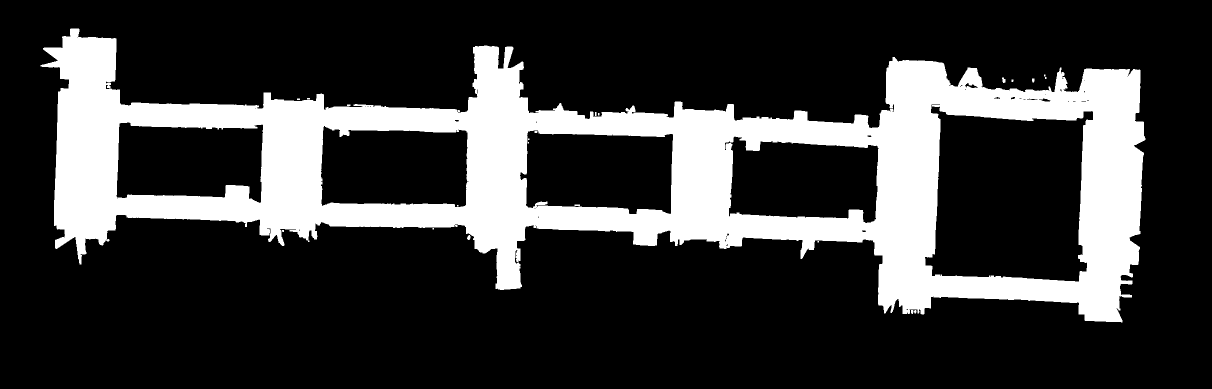
#> input picture diem_turtlebot_ws/src/map/linee_voronoi.pgm, 2424 x 777 px (shown at 1/2 size); its folder holds only this picture in this run
$ python topological_map.py linee_voronoi.pgm
#> lines starting #> are read from the running program, lines starting #| are printed output that depends on the picture; after the words box and inside, x2 and y2 are one past the last pixel; in counts of white or black regions, pixels touching at a corner belong together
# Importazione delle librerie necessarie
import os  # Modulo per interagire con il sistema operativo
import numpy as np  # Libreria per operazioni numeriche avanzate su array
import cv2  # Libreria OpenCV per l'elaborazione delle immagini
import networkx as ntx  # Libreria per la creazione e manipolazione di grafi
from scipy.ndimage import distance_transform_edt, convolve, generic_filter  # Funzioni per elaborazione di immagini
from skimage.morphology import skeletonize  # Funzione per scheletrizzare immagini binarie
from PIL import Image  # Libreria per la manipolazione delle immagini
import yaml  # Libreria per leggere e scrivere file YAML
import argparse  # Modulo per gestire gli argomenti da riga di comando
from sklearn.cluster import DBSCAN
from scipy.spatial import cKDTree
from skimage.draw import line as draw_line
import logging
import json

class CoordinateTransformer:
    """
    Classe per trasformare le coordinate tra il sistema di riferimento della mappa e i pixel dell'immagine.

    Parameters:
        image_height (int): Altezza dell'immagine in pixel.
        resolution (float): Risoluzione della mappa (metri per pixel).
        origin (tuple): Origine della mappa nel sistema di riferimento (x, y).
    """
    def __init__(self, image_height, resolution, origin):
        self.image_height = image_height
        self.resolution = resolution
        self.origin = origin  # (x_origin, y_origin)

    def pixel_to_map(self, node):
        """
        Converte le coordinate di un nodo da pixel a coordinate mappa con inversione dell'asse y.
        """
        y_pixel, x_pixel = node
        x_map = self.origin[0] + x_pixel * self.resolution
        y_map = self.origin[1] + (self.image_height - y_pixel) * self.resolution
        return x_map, y_map

    # [7 lines left out: function map_to_pixel, not called in this run]

class Config:
    """
    Classe di configurazione per i parametri della mappa e del grafo.

    Attributi:
        resolution (float): Risoluzione della mappa in metri per pixel.
        origin (tuple): Coordinate di origine della mappa (x, y).
        merge_threshold (int): Distanza in pixel per fondere i nodi vicini.
        max_connection_distance (int): Distanza massima in pixel per collegare i nodi nel grafo.
    """
    def __init__(self):
        self.resolution = 0.05  # metri per pixel
        self.origin = (-32.507755, -27.073547)  # (x_origin, y_origin)
        self.merge_threshold = 50  # in pixel
        self.max_connection_distance = 100000  # in pixel

# --- Funzioni di base ---

def load_map(image_path):
    """
    Carica la mappa di occupazione da un file immagine in scala di grigi.

    Parameters:
        image_path (str): Il percorso del file immagine da caricare.

    Returns:
        numpy.ndarray: L'immagine caricata in scala di grigi.
    """
    # Carica l'immagine in scala di grigi
    occupancy_grid = cv2.imread(image_path, cv2.IMREAD_GRAYSCALE)
    if occupancy_grid is None:
        # Solleva un'eccezione se l'immagine non può essere caricata
        raise FileNotFoundError(f"Errore: impossibile aprire il file {image_path}")
    return occupancy_grid  # Restituisce l'immagine caricata

def clean_map(occupancy_grid):
    """
    Applica trasformazioni morfologiche per rappresentare la mappa in forma di rettangoli orizzontali e verticali.

    Parameters:
        occupancy_grid (numpy.ndarray): L'immagine in scala di grigi della mappa.

    Returns:
        numpy.ndarray: La mappa trasformata in rettangoli.
    """
    # Kernel rettangolare grande per la chiusura
    kernel_close = cv2.getStructuringElement(cv2.MORPH_RECT, (60, 60)) #Questa chiusura iniziale utilizza un kernel grande, ideale per unire piccoli spazi tra rettangoli.
    closed_map = cv2.morphologyEx(occupancy_grid, cv2.MORPH_CLOSE, kernel_close)

    # Dilatazione per ampliare i rettangoli, mantenendo direzioni preferenziali
    kernel_dilate = cv2.getStructuringElement(cv2.MORPH_RECT, (25, 25))  # Più ampio in una direzione La dilatazione ha un kernel orientato più largo in una direzione, il che aiuta a espandere i rettangoli nelle direzioni orizzontale o verticale.
    dilated_map = cv2.dilate(closed_map, kernel_dilate, iterations=1)

    # Apertura per rimuovere piccole irregolarità e sporgenze
    kernel_open = cv2.getStructuringElement(cv2.MORPH_RECT, (40, 65)) # L'apertura con un kernel più piccolo rimuove dettagli indesiderati lasciando intatte le forme più grandi.
    opened_map = cv2.morphologyEx(dilated_map, cv2.MORPH_OPEN, kernel_open)

    # Erosione finale per riportare alla forma originale mantenendo i rettangoli
    kernel_erode = cv2.getStructuringElement(cv2.MORPH_RECT, (30, 30)) # L'erosione finale aiuta a ripulire i bordi e ridurre la struttura alla sua dimensione rettangolare più coerente.
    final_map = cv2.erode(opened_map, kernel_erode, iterations=1)

    return final_map

def create_binary_map(occupancy_grid):
    """
    Converte l'immagine della mappa in una mappa binaria.

    Parameters:
        occupancy_grid (numpy.ndarray): L'immagine in scala di grigi della mappa.

    Returns:
        numpy.ndarray: La mappa binaria risultante.
    """
    # Utilizza una soglia per binarizzare l'immagine
    # I pixel con valore superiore a 240 diventano 1 (bianco), altrimenti 0 (nero)
    _, binary_map = cv2.threshold(occupancy_grid, 240, 1, cv2.THRESH_BINARY)
    return binary_map  # Restituisce la mappa binaria

def compute_distance_map(binary_map):
    """
    Calcola la mappa delle distanze euclidee dai pixel non zero.

    Parameters:
        binary_map (numpy.ndarray): La mappa binaria della mappa.

    Returns:
        numpy.ndarray: La mappa delle distanze euclidee.
    """
    # Calcola la mappa delle distanze euclidee
    distance_map = distance_transform_edt(binary_map)
    return distance_map  # Restituisce la mappa delle distanze

def create_voronoi_lines(distance_map):
    """
    Crea le linee di Voronoi identificando i pixel con vicini di valori di distanza diversi.

    Parameters:
        distance_map (numpy.ndarray): La mappa delle distanze euclidee.

    Returns:
        numpy.ndarray: La mappa di Voronoi risultante.
    """
    # Definisce un kernel booleano per escludere il pixel centrale
    kernel = np.array([[1, 1, 1],
                       [1, 0, 1],
                       [1, 1, 1]], dtype=bool)

    # Definisce una funzione che calcola la differenza tra il valore massimo e minimo nella finestra
    def local_range(values):
        return values.max() - values.min()

    # Applica la funzione local_range su ogni pixel utilizzando il kernel
    local_ranges = generic_filter(distance_map, local_range, footprint=kernel)
    # Crea la mappa di Voronoi dove la differenza locale è maggiore di zero
    voronoi_map = (local_ranges > 0).astype(np.uint8)
    # Imposta i bordi a zero per coerenza con il metodo originale
    voronoi_map[0, :] = 0
    voronoi_map[-1, :] = 0
    voronoi_map[:, 0] = 0
    voronoi_map[:, -1] = 0

    return voronoi_map  # Restituisce la mappa di Voronoi

def skeletonize_voronoi(voronoi_map):
    """
    Scheletrizza la mappa di Voronoi per ottenere linee sottili.

    Parameters:
        voronoi_map (numpy.ndarray): La mappa di Voronoi.

    Returns:
        numpy.ndarray: L'immagine scheletrizzata della mappa di Voronoi.
    """
    # Scheletrizza la mappa di Voronoi
    return skeletonize(voronoi_map)

# [20 lines left out: function convert_to_map_coordinates, not called in this run]

# --- Funzione di verifica del percorso attraverso pixel bianchi ---
def create_topological_graph_using_skeleton(voronoi_skeleton, max_nodes=None, merge_threshold=50, max_connection_distance=100000, resolution=0.05, origin=(-32.507755, -27.073547), image_height=None):
    """
    Crea un grafo topologico basato sullo scheletro di Voronoi,
    con nodi distribuiti uniformemente sia lungo l'asse X che Y.
    I nodi vicini entro una certa soglia vengono fusi.
    """
    topo_map = ntx.Graph()

    # Definisce un kernel per contare i vicini (esclude il pixel centrale)
    kernel = np.array([[1, 1, 1],
                       [1, 0, 1],
                       [1, 1, 1]], dtype=int)

    # Conta il numero di vicini per ogni pixel dello scheletro
    neighbor_count = convolve(voronoi_skeleton.astype(int), kernel, mode='constant', cval=0)

    # Identifica i nodi agli incroci o estremità (dove il numero di vicini è diverso da 2)
    node_positions = np.column_stack(np.where((voronoi_skeleton == 1) & (neighbor_count != 2)))

    # Applica DBSCAN per fondere i nodi vicini
    clustering = DBSCAN(eps=merge_threshold, min_samples=1).fit(node_positions)

    # Calcola il centroide di ciascun cluster per ottenere i nodi fusi
    fused_nodes = []
    for cluster_id in np.unique(clustering.labels_):
        cluster_points = node_positions[clustering.labels_ == cluster_id]
        centroid = np.mean(cluster_points, axis=0).astype(int)
        fused_nodes.append(tuple(centroid))

    logging.info("Fusione dei nodi completata. Numero di nodi dopo la fusione: %d", len(fused_nodes))


    # Aggiunge i nodi fusi al grafo
    topo_map.add_nodes_from(fused_nodes)

    # Costruisce un KD-Tree per cercare nodi vicini efficientemente
    node_tree = cKDTree(fused_nodes)

    # Trova coppie di nodi entro la distanza massima
    pairs = node_tree.query_pairs(r=max_connection_distance)

    # Procedura per la creazione degli archi
    for i, j in pairs:
        node_i = fused_nodes[i]
        node_j = fused_nodes[j]
        if check_line_passes_through_skeleton(node_i, node_j, voronoi_skeleton):
            topo_map.add_edge(node_i, node_j)
            # Debug opzionale
            # print(f"Arco creato tra {node_i} e {node_j}")

    return topo_map


# Funzione di controllo del percorso attraverso lo scheletro
def check_line_passes_through_skeleton(node1, node2, skeleton):
    """
    Verifica se una linea tra due nodi passa interamente attraverso lo scheletro.
    """
    y0, x0 = node1  # Coordinate del primo nodo
    y1, x1 = node2  # Coordinate del secondo nodo

    # Usa l'algoritmo di Bresenham per ottenere i pixel lungo la linea
    rr, cc = draw_line(y0, x0, y1, x1)

    # Verifica che gli indici siano all'interno dei limiti dell'immagine
    valid_indices = (rr >= 0) & (rr < skeleton.shape[0]) & \
                    (cc >= 0) & (cc < skeleton.shape[1])
    rr = rr[valid_indices]
    cc = cc[valid_indices]

    # Verifica se tutti i punti lungo la linea appartengono allo scheletro
    return np.all(skeleton[rr, cc] == 1)


# --- Funzione per convertire i valori in formati Python standard ---
# [31 lines left out: functions numpy_to_python, save_waypoints_as_yaml, not called in this run]

# --- Funzione per salvare un'immagine PGM ---

def save_as_pgm(image, filename):
    """
    Salva un'immagine numpy array in formato PGM.

    Parameters:
        image (numpy.ndarray): L'immagine da salvare.
        filename (str): Il percorso del file dove salvare l'immagine.
    """
    # Converte l'immagine in uint8 e scala i valori da 0 a 255 se necessario
    Image.fromarray((image * 255).astype(np.uint8)).save(filename)


def save_graph_as_json(topo_map, filename, transformer):
    """
    Salva il grafo topologico con i nodi e archi in formato JSON.

    Parameters:
        topo_map (networkx.Graph): Il grafo topologico con i nodi e archi.
        filename (str): Il percorso del file JSON in cui salvare il grafo.
        transformer (CoordinateTransformer): Oggetto per trasformare le coordinate pixel in coordinate mappa.
    """
    # Converte i nodi in coordinate mappa e li aggiunge a una lista di nodi
    nodes = []
    for i, node in enumerate(topo_map.nodes()):
        x_map, y_map = transformer.pixel_to_map(node)
        nodes.append({"label": f"node_{i+1}", "x": x_map, "y": y_map})

    # Converte gli archi in un formato compatibile con JSON
    edges = [{"source": f"node_{i+1}", "target": f"node_{j+1}"} for i, j in topo_map.edges()]

    # Struttura i dati del grafo in formato JSON
    graph_data = {
        "nodes": nodes,
        "edges": edges
    }

    # Salva i dati in un file JSON
    with open(filename, 'w') as json_file:
        json.dump(graph_data, json_file, indent=4)

    logging.info(f"Grafo topologico salvato in formato JSON in {filename}")

# --- Funzione per salvare la mappa topologica con nodi in formato PGM ---0
def save_topological_map_with_nodes(skeleton, topo_map, pgm_filename, transformer):
    """
    Sovrappone i nodi del grafo alla mappa scheletrizzata, disegnando le coordinate di ciascun nodo sull'immagine,
    e salva l'immagine risultante in formato PGM.
    """
    # Inverti l'immagine dello scheletro per migliorare la visibilità
    skeleton_with_nodes = 255 - (skeleton * 255).astype(np.uint8)

    # Colore e font per i cerchi e il testo
    node_color = 0  # Colore nero per i nodi
    text_color = (0)  # Colore nero per il testo
    font = cv2.FONT_HERSHEY_SIMPLEX
    font_scale = 0.6
    thickness = 2

    # Disegna i nodi usando le coordinate in pixel
    for node in topo_map.nodes():
        y_pixel, x_pixel = node
        x_map, y_map = transformer.pixel_to_map(node)
        coordinate_text = f"({x_map:.2f}, {y_map:.2f})"

        # Disegna il nodo come cerchio più grande
        cv2.circle(skeleton_with_nodes, (x_pixel, y_pixel), 6, node_color, -1)

        # Aggiungi il testo con le coordinate in metri sopra il nodo
        cv2.putText(skeleton_with_nodes, coordinate_text, (x_pixel + 5, y_pixel - 5), font, font_scale, text_color, thickness)

        # Stampa per debug (coordinate in pixel e coordinate mappa)
        # logging.info(f"Nodo salvato: Coordinate pixel ({x_pixel}, {y_pixel}) -> Coordinate mappa {coordinate_text}")

    # Salva l'immagine con i nodi e le coordinate disegnate
    Image.fromarray(skeleton_with_nodes).save(pgm_filename)
    logging.info(f"Mappa con coordinate dei nodi salvata in {pgm_filename}")

# --- Funzione per salvare il file YAML associato ---

# [20 lines left out: function save_as_yaml, not called in this run]

# --- Funzione per creare una cartella specifica per la mappa ---

def create_map_directory(map_name):
    """
    Assicura che esista una cartella con il nome della mappa.

    Parameters:
        map_name (str): Il nome della mappa e della cartella.

    Returns:
        str: Il nome della directory creata o esistente.
    """
    # Crea una directory con il nome della mappa se non esiste già
    if not os.path.exists(map_name):
        os.makedirs(map_name)
    return map_name  # Restituisce il nome della directory

def save_pixel_to_map_transformations(topo_map, filename, transformer):
    """
    Salva la trasformazione tra coordinate pixel e coordinate mappa in un file di testo.

    Parameters:
        topo_map (networkx.Graph): Il grafo topologico con i nodi.
        filename (str): Il percorso del file di testo in cui salvare le trasformazioni.
        transformer (CoordinateTransformer): L'oggetto per trasformare le coordinate.
    """
    with open(filename, 'w') as file:
        file.write("Transformazione tra coordinate pixel e coordinate mappa:\n")
        file.write("Formato: (Pixel X, Pixel Y) -> (Mappa X, Mappa Y)\n\n")

        for node in topo_map.nodes():
            # Coordinate in pixel del nodo
            y_pixel, x_pixel = node

            # Conversione alle coordinate mappa
            x_map, y_map = transformer.pixel_to_map(node)

            # Scrivi la trasformazione nel file
            file.write(f"Pixel ({x_pixel}, {y_pixel}) -> Mappa ({x_map:.2f}, {y_map:.2f})\n")

    logging.info(f"Transformazione salvata in {filename}")

# --- Funzione di conversione dei nodi in waypoints ---
# [17 lines left out: function convert_nodes_to_waypoints, not called in this run]

# --- Funzione principale ---
def process_map(image_path, max_nodes=None):
    """
    Coordina tutti i passaggi necessari per processare la mappa e generare i file finali.

    Parameters:
        image_path (str): Il percorso dell'immagine della mappa da processare.
        max_nodes (int, optional): Numero massimo di nodi da inserire nel grafo topologico.
                                   Se None, non c'è limite al numero di nodi.
    """
#> called with image_path = 'linee_voronoi.pgm'
    config = Config()
    # Estrae il nome della mappa dall'immagine
    map_name = os.path.splitext(os.path.basename(image_path))[0]

    # Crea una cartella per questa mappa
    map_directory = create_map_directory(map_name + "_topological")

    # Passo 1: Carica e pulisce la mappa di occupazione
    occupancy_grid = load_map(image_path)
    image_height = occupancy_grid.shape[0]  # Calcola l'altezza dell'immagine in pixel

    # Crea un oggetto CoordinateTransformer
    transformer = CoordinateTransformer(image_height, config.resolution, config.origin)

    cleaned_map = clean_map(occupancy_grid)  # Applica la pulizia della mappa
#> in clean_map, `closed_map = cv2.morphologyEx(occupancy_grid, cv2.MORPH_CLOSE, kernel_..`:
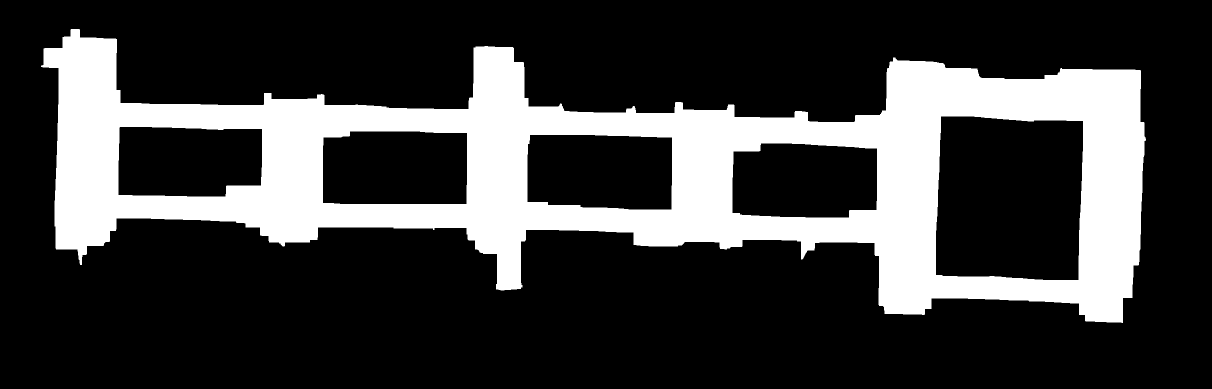
#> closed_map: shape (777, 2424) (shown at 1/2 size); 23.9% white; 1 white region, box (x1, y1, x2, y2) and area: (82, 58, 2292, 646) 449231
#> in clean_map, `opened_map = cv2.morphologyEx(dilated_map, cv2.MORPH_OPEN, kernel_open)`:
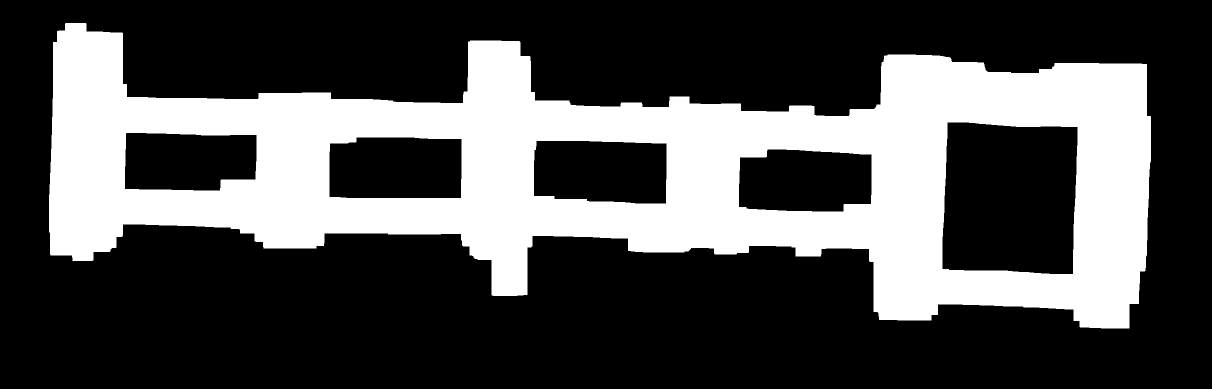
#> opened_map: shape (777, 2424) (shown at 1/2 size); 30.9% white; 1 white region, box (x1, y1, x2, y2) and area: (98, 46, 2302, 657) 582445
#> in clean_map, `final_map = cv2.erode(opened_map, kernel_erode, iterations=1)`:
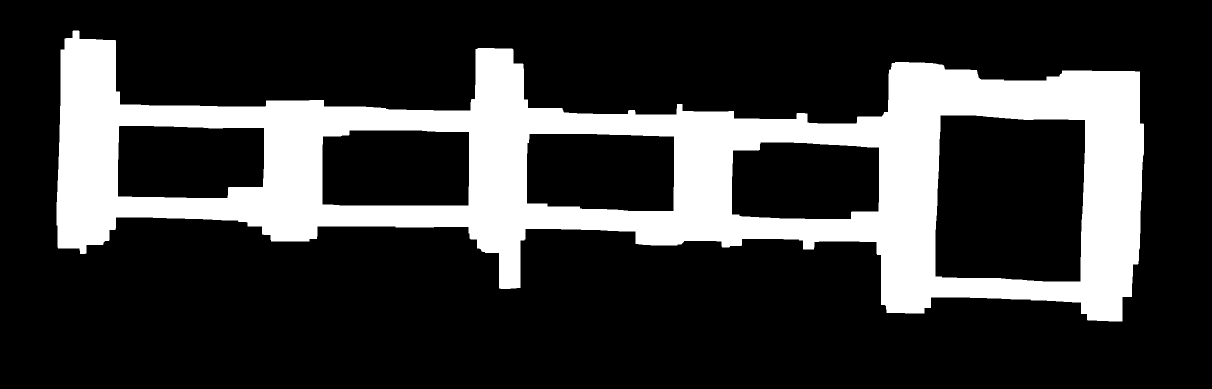
#> final_map: shape (777, 2424) (shown at 1/2 size); 22.2% white; 1 white region, box (x1, y1, x2, y2) and area: (113, 61, 2288, 643) 418044
    save_as_pgm(cleaned_map, os.path.join(map_directory, f"{map_name}_cleaned_map.pgm"))

    # Passo 2: Crea la mappa binaria
    binary_map = create_binary_map(cleaned_map)  # Usa la mappa pulita come input
    save_as_pgm(binary_map, os.path.join(map_directory, f"{map_name}_binary_map.pgm"))

    # Passo 3: Calcola la mappa delle distanze euclidee
    distance_map = compute_distance_map(binary_map)
#> in compute_distance_map, `distance_map = distance_transform_edt(binary_map)`:
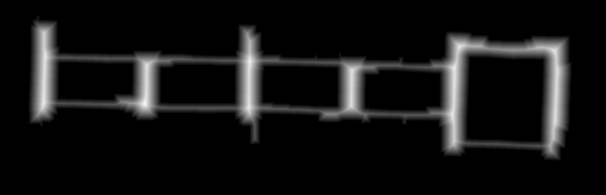
#> distance_map: shape (777, 2424) float64 (shown at 1/4 size); min 0, max 67.01, mean 5; drawn with min black and max white
    # Normalizza la mappa delle distanze per la visualizzazione
    distance_map_normalized = (distance_map / np.max(distance_map) * 255).astype(np.uint8)
    # Salva la mappa delle distanze normalizzata
    save_as_pgm(distance_map_normalized, os.path.join(map_directory, f"{map_name}_distance_map.pgm"))
#> in save_as_pgm (call 3), `Image.fromarray((image * 255).astype(np.uint8)).save(filename)`:
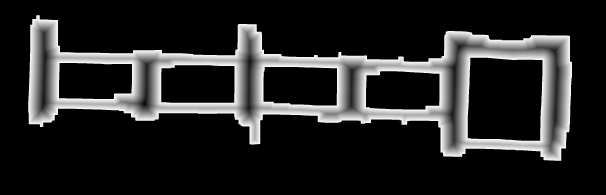
#> saved as linee_voronoi_distance_map.pgm: PIL image 2424x777 L (shown at 1/4 size); min 0, max 253, mean 37.9

    # Passo 4: Crea le linee di Voronoi
    voronoi_map = create_voronoi_lines(distance_map)
#> in create_voronoi_lines, `local_ranges = generic_filter(distance_map, local_range, footprint=ker..`:
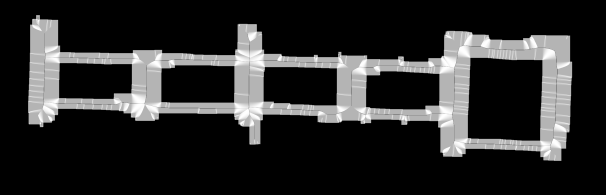
#> local_ranges: shape (777, 2424) float64 (shown at 1/4 size); min 0, max 2.83, mean 0.475; drawn with min black and max white
#> in create_voronoi_lines, `voronoi_map = (local_ranges > 0).astype(np.uint8)`:
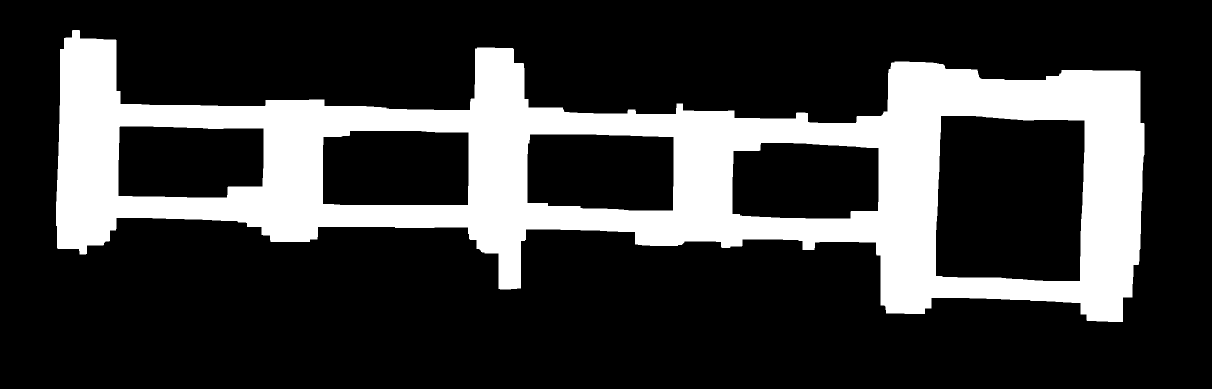
#> voronoi_map: shape (777, 2424) (shown at 1/2 size); values 0 (black) and 1 (white), 22.8% white; 1 white region, box (x1, y1, x2, y2) and area: (112, 60, 2289, 644) 429598
    # Salva la mappa di Voronoi
    save_as_pgm(voronoi_map, os.path.join(map_directory, f"{map_name}_voronoi_map.pgm"))

    # Passo 5: Scheletrizza le linee di Voronoi
    voronoi_skeleton = skeletonize_voronoi(voronoi_map)
#> (the rest of the program and of its run is left out)
